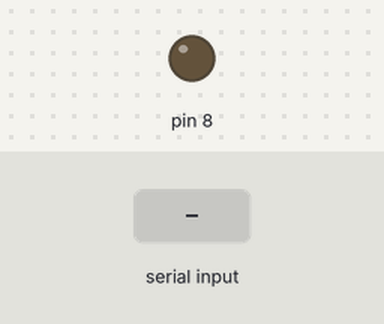
Bench run of a sketch on a simulated Arduino Uno, built with avr-gcc and run on an emulated ATmega328P. Parts: output pins drawn as LEDs (lit = HIGH). Dashed ring = blinking. The inputs (shaded band) are chosen by the test bench. What the sketch prints to the serial monitor is not drawn.

Above: at 1.2 s.
1.3 s: "3" received over Serial
At 2.7 s:
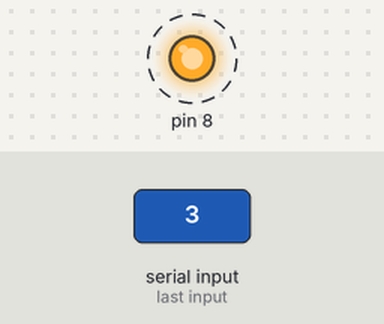
4.3 s: "1" received over Serial
5.8 s: "2" received over Serial
At 6.5 s:
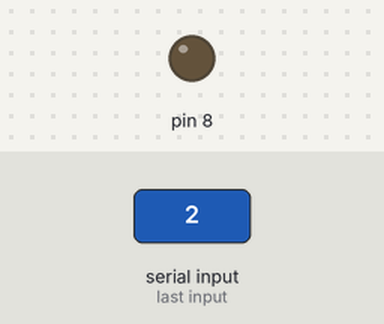
Timing chart, 0 to 8.8 s (numbered marks = the images above; inputs shaded):
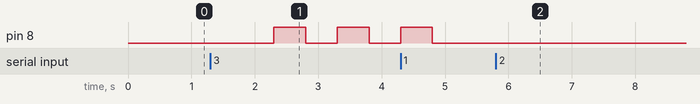

Measured:
- after the input at 1.3 s, pin 8: alternates HIGH for 0.50 s and LOW for 0.50 s, starting after 1.0 s
- after the input at 5.8 s, pin 8: stays LOW (without the input it goes to HIGH after 0.50 s)

The sketch:

c_talk_to_arduino_2.ino
```cpp
#include <SoftwareSerial.h>

void setup() {
  //Initialize serial ports
  Serial.begin(9600); //USB Serial Port 0
  pinMode(8, OUTPUT);
}

void loop() {
  String msg = "";
  //check for data byte on USB Serial Port
  if (Serial.available()) {
    //get byte from USB Serial Port
    while(Serial.available()) {
      msg = Serial.readString(); //Read the incoming data as string

      if(msg == "1") {
        digitalWrite(8, HIGH);
        delay(1000);
      }

      else if(msg=="2") {
        digitalWrite(8, LOW);
        delay(1000);
      }

      else if(msg=="3") {
        for(int i=0; i<=2; i++) {
          digitalWrite(8, HIGH);
          delay(500);
          digitalWrite(8, LOW);
          delay(500);
        }
      }

      else if(msg=="0") {
        exit(0);
      }

      else {
        //Send data to usb serial port
        Serial.write("Please send correct message\n");
      }
    }
  }
}
```
